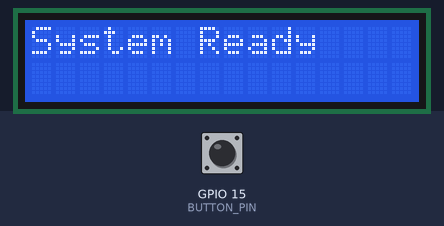
The sketch below on a simulated ESP32. On the bench: 16×2 character LCD. The inputs (shaded band) are chosen by the test bench; at power-on: GPIO 15 (BUTTON_PIN) HIGH. The modem accepts every AT command (registered, SIM ready, sends succeed) and sends nothing else; what the sketch prints to the serial monitor is not drawn.

Above: at 6.3 s.
6.4 s: GPIO 15 (BUTTON_PIN) pulled LOW for 0.15 s
At 7.8 s:
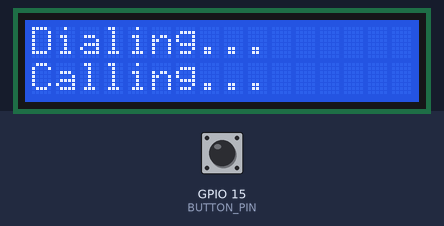
At 19.0 s:
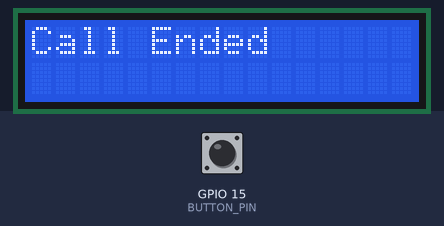
Timing chart, 0 to 19.4 s (numbered marks = the images above; inputs shaded):
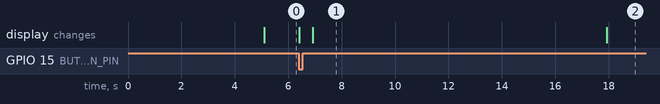

Measured:
- after the input at 6.4 s, the display: first changes at once (image 1 shows a later state)
- what the display in image 1 shows lasts 11.0 s, from 6.9 s to 17.9 s

The sketch:

gsm.intercom.ino
```cpp
#include <LiquidCrystal_I2C.h>

#define RXD2 16
#define TXD2 17
#define BUTTON_PIN 15

LiquidCrystal_I2C lcd(0x27, 16, 2);
HardwareSerial sim800(2);

String phoneNumber = "+2348026331296";

void setup() {
  Serial.begin(115200);

  sim800.begin(9600, SERIAL_8N1, RXD2, TXD2);

  pinMode(BUTTON_PIN, INPUT_PULLUP);

  lcd.init();
  lcd.backlight();

  lcd.setCursor(0,0);
  lcd.print("GSM Intercom");
  lcd.setCursor(0,1);
  lcd.print("Initializing...");

  delay(3000);

  sendCommand("AT");
  sendCommand("ATE0");  // Echo off

  lcd.clear();
  lcd.print("System Ready");
}

void loop() {

  // 📞 BUTTON PRESSED → MAKE CALL
  if (digitalRead(BUTTON_PIN) == LOW) {
    lcd.clear();
    lcd.print("Dialing...");

    delay(500);

    sim800.print("ATD");
    sim800.print(phoneNumber);
    sim800.println(";");

    lcd.setCursor(0,1);
    lcd.print("Calling...");

    delay(10000); // call duration

    sendCommand("ATH"); // hang up

    lcd.clear();
    lcd.print("Call Ended");

    delay(2000);

    lcd.clear();
    lcd.print("System Ready");
  }

  // Debug (optional)
  while (sim800.available()) {
    Serial.write(sim800.read());
  }
}

void sendCommand(String cmd) {
  sim800.println(cmd);
  delay(1000);
}
```
